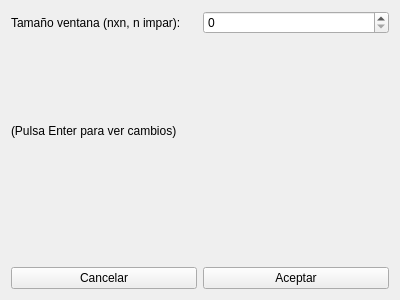
<?xml version="1.0" encoding="UTF-8"?>
<ui version="4.0">
 <class>FMediana</class>
 <widget class="QWidget" name="FMediana">
  <property name="geometry">
   <rect>
    <x>0</x>
    <y>0</y>
    <width>400</width>
    <height>300</height>
   </rect>
  </property>
  <property name="windowTitle">
   <string>Form</string>
  </property>
  <layout class="QVBoxLayout" name="verticalLayout">
   <item>
    <layout class="QHBoxLayout" name="horizontalLayout">
     <item>
      <widget class="QLabel" name="label">
       <property name="text">
        <string>Tamaño ventana (nxn, n impar): </string>
       </property>
      </widget>
     </item>
     <item>
      <widget class="QSpinBox" name="spinBoxTam"/>
     </item>
    </layout>
   </item>
   <item>
    <widget class="QLabel" name="label_2">
     <property name="text">
      <string>(Pulsa Enter para ver cambios)</string>
     </property>
    </widget>
   </item>
   <item>
    <spacer name="verticalSpacer">
     <property name="orientation">
      <enum>Qt::Vertical</enum>
     </property>
     <property name="sizeType">
      <enum>QSizePolicy::Fixed</enum>
     </property>
     <property name="sizeHint" stdset="0">
      <size>
       <width>20</width>
       <height>40</height>
      </size>
     </property>
    </spacer>
   </item>
   <item>
    <layout class="QHBoxLayout" name="horizontalLayout_3">
     <item>
      <widget class="QPushButton" name="ButtonCancelar">
       <property name="text">
        <string>Cancelar</string>
       </property>
      </widget>
     </item>
     <item>
      <widget class="QPushButton" name="ButtonAceptar">
       <property name="text">
        <string>Aceptar</string>
       </property>
      </widget>
     </item>
    </layout>
   </item>
  </layout>
 </widget>
 <resources/>
 <connections/>
</ui>
